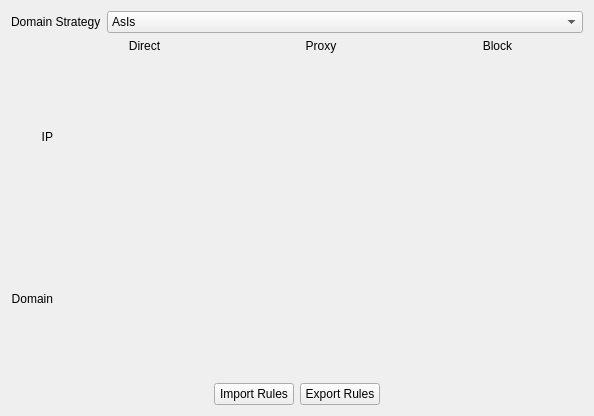
<?xml version="1.0" encoding="UTF-8"?>
<ui version="4.0">
 <class>RouteWidget</class>
 <widget class="QWidget" name="RouteWidget">
  <property name="geometry">
   <rect>
    <x>0</x>
    <y>0</y>
    <width>594</width>
    <height>416</height>
   </rect>
  </property>
  <property name="windowTitle">
   <string>Form</string>
  </property>
  <layout class="QVBoxLayout" name="verticalLayout">
   <item>
    <layout class="QHBoxLayout" name="horizontalLayout">
     <item>
      <widget class="QLabel" name="label">
       <property name="sizePolicy">
        <sizepolicy hsizetype="Fixed" vsizetype="Preferred">
         <horstretch>0</horstretch>
         <verstretch>0</verstretch>
        </sizepolicy>
       </property>
       <property name="text">
        <string>Domain Strategy</string>
       </property>
      </widget>
     </item>
     <item>
      <widget class="QComboBox" name="domainStrategyCombo">
       <item>
        <property name="text">
         <string>AsIs</string>
        </property>
       </item>
       <item>
        <property name="text">
         <string>IPIfNonMatch</string>
        </property>
       </item>
       <item>
        <property name="text">
         <string>IPOnDemand</string>
        </property>
       </item>
      </widget>
     </item>
    </layout>
   </item>
   <item>
    <layout class="QGridLayout" name="gridLayout" rowstretch="0,1,1" columnstretch="0,1,1,1">
     <item row="0" column="3">
      <widget class="QLabel" name="label_82">
       <property name="text">
        <string>Block</string>
       </property>
       <property name="alignment">
        <set>Qt::AlignCenter</set>
       </property>
      </widget>
     </item>
     <item row="2" column="3">
      <layout class="QGridLayout" name="blockTxtLayout"/>
     </item>
     <item row="0" column="1">
      <widget class="QLabel" name="label_80">
       <property name="text">
        <string>Direct</string>
       </property>
       <property name="alignment">
        <set>Qt::AlignCenter</set>
       </property>
      </widget>
     </item>
     <item row="2" column="0">
      <widget class="QLabel" name="label_2">
       <property name="text">
        <string>Domain</string>
       </property>
       <property name="alignment">
        <set>Qt::AlignRight|Qt::AlignTrailing|Qt::AlignVCenter</set>
       </property>
      </widget>
     </item>
     <item row="2" column="1">
      <layout class="QGridLayout" name="directTxtLayout"/>
     </item>
     <item row="1" column="2">
      <layout class="QGridLayout" name="proxyIPLayout"/>
     </item>
     <item row="0" column="2">
      <widget class="QLabel" name="label_81">
       <property name="text">
        <string>Proxy</string>
       </property>
       <property name="alignment">
        <set>Qt::AlignCenter</set>
       </property>
      </widget>
     </item>
     <item row="2" column="2">
      <layout class="QGridLayout" name="proxyTxtLayout"/>
     </item>
     <item row="1" column="3">
      <layout class="QGridLayout" name="blockIPLayout"/>
     </item>
     <item row="1" column="0">
      <widget class="QLabel" name="label_3">
       <property name="text">
        <string>IP</string>
       </property>
       <property name="alignment">
        <set>Qt::AlignRight|Qt::AlignTrailing|Qt::AlignVCenter</set>
       </property>
      </widget>
     </item>
     <item row="1" column="1">
      <layout class="QGridLayout" name="directIPLayout"/>
     </item>
    </layout>
   </item>
   <item>
    <layout class="QHBoxLayout" name="horizontalLayout_2">
     <item>
      <spacer name="horizontalSpacer">
       <property name="orientation">
        <enum>Qt::Horizontal</enum>
       </property>
       <property name="sizeHint" stdset="0">
        <size>
         <width>40</width>
         <height>20</height>
        </size>
       </property>
      </spacer>
     </item>
     <item>
      <widget class="QPushButton" name="importRulesBtn">
       <property name="text">
        <string>Import Rules</string>
       </property>
      </widget>
     </item>
     <item>
      <widget class="QPushButton" name="exportRulesBtn">
       <property name="text">
        <string>Export Rules</string>
       </property>
      </widget>
     </item>
     <item>
      <spacer name="horizontalSpacer_2">
       <property name="orientation">
        <enum>Qt::Horizontal</enum>
       </property>
       <property name="sizeHint" stdset="0">
        <size>
         <width>40</width>
         <height>20</height>
        </size>
       </property>
      </spacer>
     </item>
    </layout>
   </item>
  </layout>
 </widget>
 <resources/>
 <connections/>
</ui>
